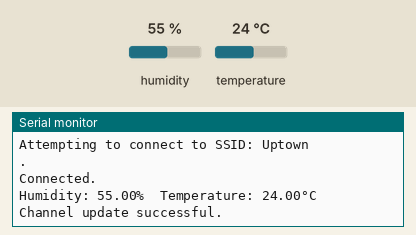
A sketch run on a simulated ESP8266 (NodeMCU). Shown: the last lines printed to the serial monitor. Inputs (shaded band) come from the test bench; at power-on: humidity 55 %, temperature 24 °C. WiFi joins after 1.5 s; servers stay silent unless stated.

Above: at 18.0 s.
18.1 s: humidity set to 22 %
At 20.55 s:
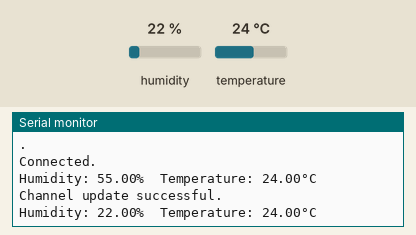
33.3 s: temperature set to 12 °C
At 37.3 s:
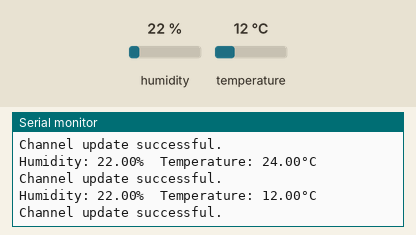
48.5 s: humidity set to 40 %
At 52.2 s:
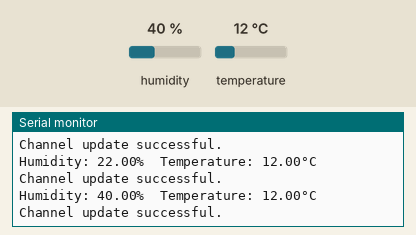
Timing chart, 0 to 53.7 s (numbered marks = the images above; inputs shaded):
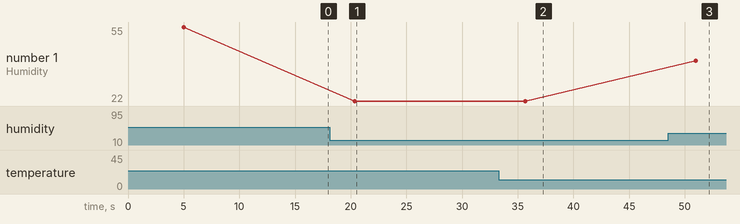

Measured:
- after the input at 18.1 s, the serial monitor: prints a new line after 2.2 s (image 1)
- after the input at 33.3 s, the serial monitor: prints a new line after 2.4 s (image 2)
- after the input at 48.5 s, the serial monitor: prints a new line after 2.5 s (image 3)
- plotted number 1: 55 → 22 after the input at 18.1 s, 22 → 40 after the input at 48.5 s

The sketch:

dht_thingspeak.ino
```cpp
#include <ESP8266WiFi.h>
#include "ThingSpeak.h"
#include "DHT.h"

#define SECRET_SSID "Uptown"    // replace MySSID with your WiFi network name
#define SECRET_PASS "sarath5257"  // replace MyPassword with your WiFi password

#define SECRET_CH_ID 1672753      // replace 0000000 with your channel number
#define SECRET_WRITE_APIKEY "UI777588SR10RAOE"   // replace XYZ with your channel write API Key

#define DHTPIN 2     // D4 of nodemcu
#define DHTTYPE DHT11   // DHT 11

DHT dht(DHTPIN, DHTTYPE);
char ssid[] = SECRET_SSID;   // your network SSID (name)
char pass[] = SECRET_PASS;   // your network password
int keyIndex = 0;            // your network key Index number (needed only for WEP)
WiFiClient  client;
unsigned long myChannelNumber = SECRET_CH_ID;
const char * myWriteAPIKey = SECRET_WRITE_APIKEY;

void setup() {
  Serial.begin(9600);
  dht.begin();
  while (!Serial) {
    ; // wait for serial port to connect. Needed for Leonardo native USB port only
  }

  WiFi.mode(WIFI_STA);
  ThingSpeak.begin(client);

}


void loop() {

  // Connect or reconnect to WiFi
  if(WiFi.status() != WL_CONNECTED){
    Serial.print("Attempting to connect to SSID: ");
    Serial.println(SECRET_SSID);
    while(WiFi.status() != WL_CONNECTED){
      WiFi.begin(ssid, pass);  // Connect to WPA/WPA2 network. Change this line if using open or WEP network
      Serial.print(".");
      delay(5000);
    }
    Serial.println("\nConnected.");
  }

  float h = dht.readHumidity();
  // Read temperature as Celsius (the default)
  float t = dht.readTemperature();
  Serial.print(F("Humidity: "));
  Serial.print(h);
  Serial.print(F("%  Temperature: "));
  Serial.print(t);
  Serial.print(F("°C "));
  Serial.println();

  // set the fields with the values
  ThingSpeak.setField(1, h);
  ThingSpeak.setField(2, t);
  int x = ThingSpeak.writeFields(myChannelNumber, myWriteAPIKey);
    if(x == 200){
    Serial.println("Channel update successful.");
  }
  else{
    Serial.println("Problem updating channel. HTTP error code " + String(x));
  }
  delay(15000);
}
```
